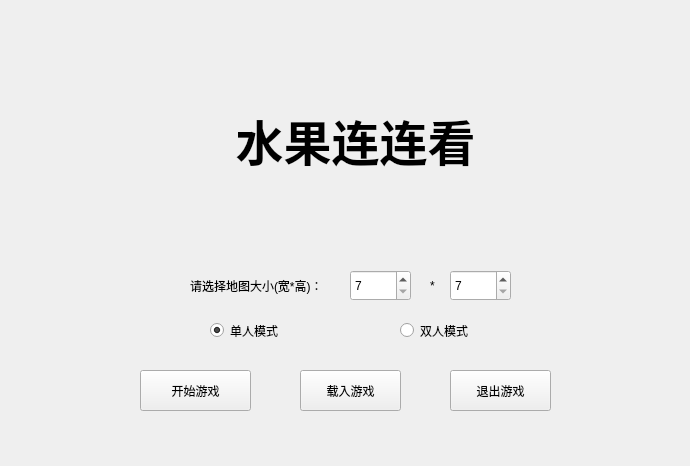
<?xml version="1.0" encoding="UTF-8"?>
<ui version="4.0">
 <class>StartWidget</class>
 <widget class="QWidget" name="StartWidget">
  <property name="geometry">
   <rect>
    <x>0</x>
    <y>0</y>
    <width>690</width>
    <height>466</height>
   </rect>
  </property>
  <property name="windowTitle">
   <string>Form</string>
  </property>
  <widget class="QPushButton" name="StartGame">
   <property name="geometry">
    <rect>
     <x>140</x>
     <y>370</y>
     <width>111</width>
     <height>41</height>
    </rect>
   </property>
   <property name="text">
    <string>开始游戏</string>
   </property>
  </widget>
  <widget class="QPushButton" name="QuitGame">
   <property name="geometry">
    <rect>
     <x>450</x>
     <y>370</y>
     <width>101</width>
     <height>41</height>
    </rect>
   </property>
   <property name="text">
    <string>退出游戏</string>
   </property>
  </widget>
  <widget class="QRadioButton" name="SinglePlayer">
   <property name="geometry">
    <rect>
     <x>210</x>
     <y>310</y>
     <width>151</width>
     <height>41</height>
    </rect>
   </property>
   <property name="text">
    <string>单人模式</string>
   </property>
   <property name="checked">
    <bool>true</bool>
   </property>
  </widget>
  <widget class="QRadioButton" name="DoublePlayer">
   <property name="geometry">
    <rect>
     <x>400</x>
     <y>310</y>
     <width>161</width>
     <height>41</height>
    </rect>
   </property>
   <property name="text">
    <string>双人模式</string>
   </property>
  </widget>
  <widget class="QPushButton" name="LoadGame">
   <property name="geometry">
    <rect>
     <x>300</x>
     <y>370</y>
     <width>101</width>
     <height>41</height>
    </rect>
   </property>
   <property name="text">
    <string>载入游戏</string>
   </property>
  </widget>
  <widget class="QLabel" name="label">
   <property name="geometry">
    <rect>
     <x>190</x>
     <y>270</y>
     <width>131</width>
     <height>31</height>
    </rect>
   </property>
   <property name="text">
    <string>请选择地图大小(宽*高)：</string>
   </property>
  </widget>
  <widget class="QSpinBox" name="MapWidth">
   <property name="geometry">
    <rect>
     <x>350</x>
     <y>270</y>
     <width>61</width>
     <height>31</height>
    </rect>
   </property>
   <property name="minimum">
    <number>7</number>
   </property>
   <property name="maximum">
    <number>10</number>
   </property>
   <property name="value">
    <number>7</number>
   </property>
  </widget>
  <widget class="QSpinBox" name="MapHeight">
   <property name="geometry">
    <rect>
     <x>450</x>
     <y>270</y>
     <width>61</width>
     <height>31</height>
    </rect>
   </property>
   <property name="minimum">
    <number>7</number>
   </property>
   <property name="maximum">
    <number>18</number>
   </property>
   <property name="value">
    <number>7</number>
   </property>
  </widget>
  <widget class="QLabel" name="label_2">
   <property name="geometry">
    <rect>
     <x>430</x>
     <y>270</y>
     <width>31</width>
     <height>31</height>
    </rect>
   </property>
   <property name="text">
    <string>*</string>
   </property>
  </widget>
  <widget class="QLabel" name="Tittle">
   <property name="geometry">
    <rect>
     <x>190</x>
     <y>90</y>
     <width>331</width>
     <height>101</height>
    </rect>
   </property>
   <property name="font">
    <font>
     <family>黑体</family>
     <pointsize>36</pointsize>
     <bold>true</bold>
     <kerning>true</kerning>
    </font>
   </property>
   <property name="text">
    <string>水果连连看</string>
   </property>
   <property name="textFormat">
    <enum>Qt::AutoText</enum>
   </property>
   <property name="alignment">
    <set>Qt::AlignCenter</set>
   </property>
  </widget>
 </widget>
 <resources/>
 <connections/>
</ui>
